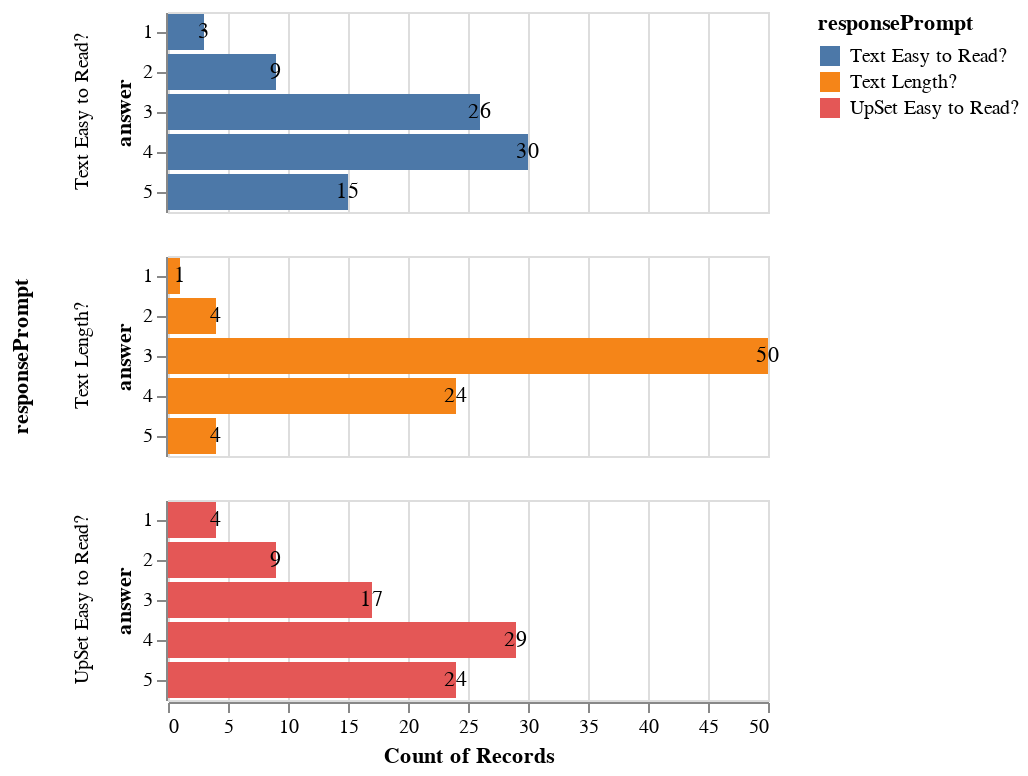

The cell this chart's notebook holds for it:
### Code cell
boxes = alt.Chart(pref_df).mark_bar().encode(
    y='answer:O',
    x='count()',
    color='responsePrompt:N'
)

text = alt.Chart(pref_df).mark_text().encode(
    y='answer:O',
    x='count()',
    text='count()'
)
(boxes + text).facet(row='responsePrompt:N')

### Figure 1 — Vega-Lite specification as saved in the notebook (floating-point values rounded to 4 significant figures; data arrays with more than 128 entries replaced by an {"elided": "..."} marker saying what was removed)
{"config": {"view": {"continuousWidth": 300, "continuousHeight": 300}}, "data": {"name": "data-eda39b8bc99ec524b5e69a4df41a5061"}, "facet": {"row": {"field": "responsePrompt", "type": "nominal"}}, "spec": {"layer": [{"mark": {"type": "bar"}, "encoding": {"color": {"field": "responsePrompt", "type": "nominal"}, "x": {"aggregate": "count", "type": "quantitative"}, "y": {"field": "answer", "type": "ordinal"}}}, {"mark": {"type": "text"}, "encoding": {"text": {"aggregate": "count", "type": "quantitative"}, "x": {"aggregate": "count", "type": "quantitative"}, "y": {"field": "answer", "type": "ordinal"}}}]}, "$schema": "https://vega.github.io/schema/vega-lite/v5.20.1.json", "datasets": {"data-eda39b8bc99ec524b5e69a4df41a5061": {"elided": "249 records"}}}
